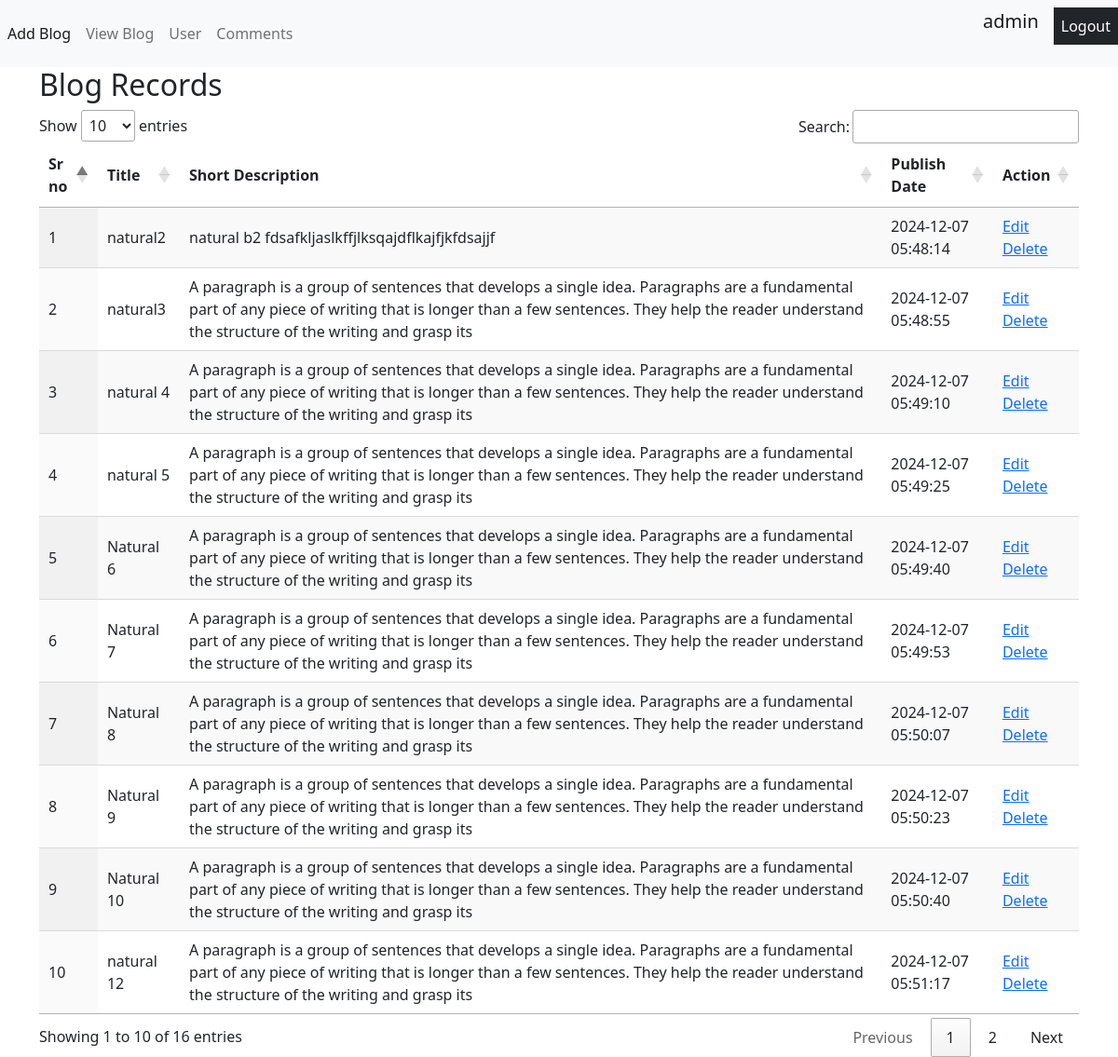
The app's page /admin/pages/view-blog.php (signed in) with its own data.
### tables this page shows
CREATE TABLE `blog` (
  `id` int(255) NOT NULL,
  `title` text NOT NULL,
  `short_description` text NOT NULL,
  `image` text NOT NULL,
  `publish_date` timestamp NOT NULL DEFAULT current_timestamp(),
  `update_at` timestamp NOT NULL DEFAULT current_timestamp() ON UPDATE current_timestamp()
);

### admin/pages/view-blog.php (the view, shortened to what this page needs)
<?php
   include "../db_conn.php";
    ?>
<!DOCTYPE html>
<html lang="en">
	<link href="https://cdn.jsdelivr.net/npm/bootstrap@5.0.0-beta1/dist/css/bootstrap.min.css" rel="stylesheet">
    <link rel="stylesheet" type="text/css" href="https://cdn.datatables.net/1.12.1/css/jquery.dataTables.min.css">
</head>
		<?php
   if (isset($_SESSION['username']) && isset($_SESSION['id'])) {
        include("nav-bar.php");
    $sql = "SELECT * FROM blog";
    $result=mysqli_query($conn, $sql);
?>
<body>
    <div class="container">
        <h2>Blog Records</h2>
        <table id="blogTable" class="display">
            <thead>
                <tr>
                    <th>Sr no</th>
                    <th>Title</th>
                    <th>Short Description</th>
                    <th>Publish Date</th>
                    <th>Action</th>
                </tr>
            </thead>
            <tbody>
                <?php
                if ($result->num_rows > 0) {
                    $i=1;
                    while($row = $result->fetch_assoc())
                    {
                        echo "<tr>
                                <td>" . $i . "</td>
                                <td>" . $row['title'] . "</td>
                                <td>" . $row['short_description'] . "</td>
                                <td>" . $row['publish_date'] . "</td>
                                <td>  <a href='edit.php?id=".$row['id']."'>Edit</a>
                                        <a href='javascript:void(0);' class='del' key=".$row['id'].">Delete</a></td>
                              </tr>";
                              $i++;
                    }
                } else {
                    echo "<tr><td colspan='4'>No records found</td></tr>";
                }
                ?>
            </tbody>
        </table>
    </div>
</body>
</html>
</body>
</html>
<?php }else{
	header("Location: redirect.php");
} ?>

### records on screen
blog: title "natural2", short_description "natural b2 fdsafkljaslkffjlksqajdflkajfjkfdsajjf", publish_date "2024-12-07 05:48:14"
blog: title "natural3", short_description "A paragraph is a group of sentences that develops a single idea. Paragraphs are a fundamental part of any piece of writing that is longer than a few sentences. They help the reader understand the structure of the writing and grasp its", publish_date "2024-12-07 05:48:55"
blog: title "natural 4", short_description "A paragraph is a group of sentences that develops a single idea. Paragraphs are a fundamental part of any piece of writing that is longer than a few sentences. They help the reader understand the structure of the writing and grasp its", publish_date "2024-12-07 05:49:10"
blog: title "natural 5", short_description "A paragraph is a group of sentences that develops a single idea. Paragraphs are a fundamental part of any piece of writing that is longer than a few sentences. They help the reader understand the structure of the writing and grasp its", publish_date "2024-12-07 05:49:25"
blog: title "Natural 6", short_description "A paragraph is a group of sentences that develops a single idea. Paragraphs are a fundamental part of any piece of writing that is longer than a few sentences. They help the reader understand the structure of the writing and grasp its", publish_date "2024-12-07 05:49:40"
blog: title "Natural 7", short_description "A paragraph is a group of sentences that develops a single idea. Paragraphs are a fundamental part of any piece of writing that is longer than a few sentences. They help the reader understand the structure of the writing and grasp its", publish_date "2024-12-07 05:49:53"
blog: title "Natural 8", short_description "A paragraph is a group of sentences that develops a single idea. Paragraphs are a fundamental part of any piece of writing that is longer than a few sentences. They help the reader understand the structure of the writing and grasp its", publish_date "2024-12-07 05:50:07"
blog: title "Natural 9", short_description "A paragraph is a group of sentences that develops a single idea. Paragraphs are a fundamental part of any piece of writing that is longer than a few sentences. They help the reader understand the structure of the writing and grasp its", publish_date "2024-12-07 05:50:23"
blog: title "Natural 10", short_description "A paragraph is a group of sentences that develops a single idea. Paragraphs are a fundamental part of any piece of writing that is longer than a few sentences. They help the reader understand the structure of the writing and grasp its", publish_date "2024-12-07 05:50:40"
blog: title "natural 12", short_description "A paragraph is a group of sentences that develops a single idea. Paragraphs are a fundamental part of any piece of writing that is longer than a few sentences. They help the reader understand the structure of the writing and grasp its", publish_date "2024-12-07 05:51:17"

### other values on screen
$_SESSION['role'] "admin"
